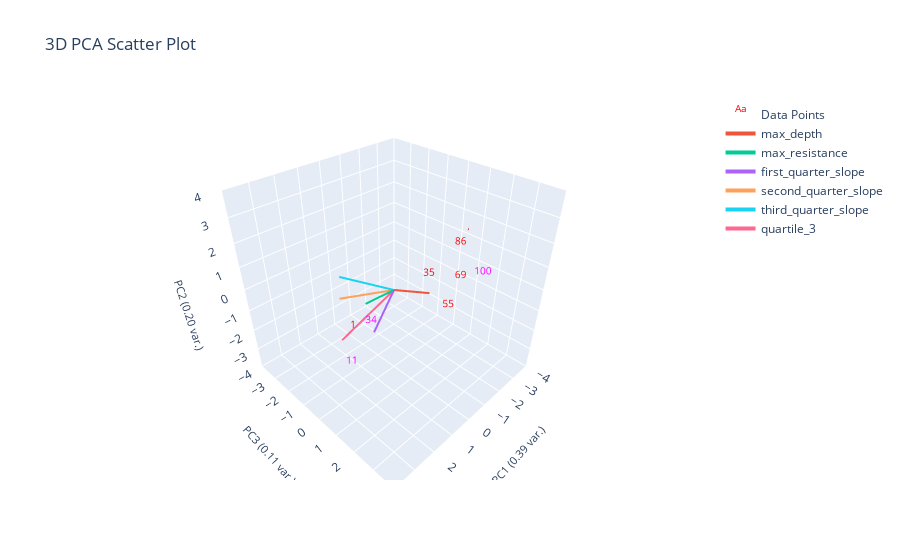
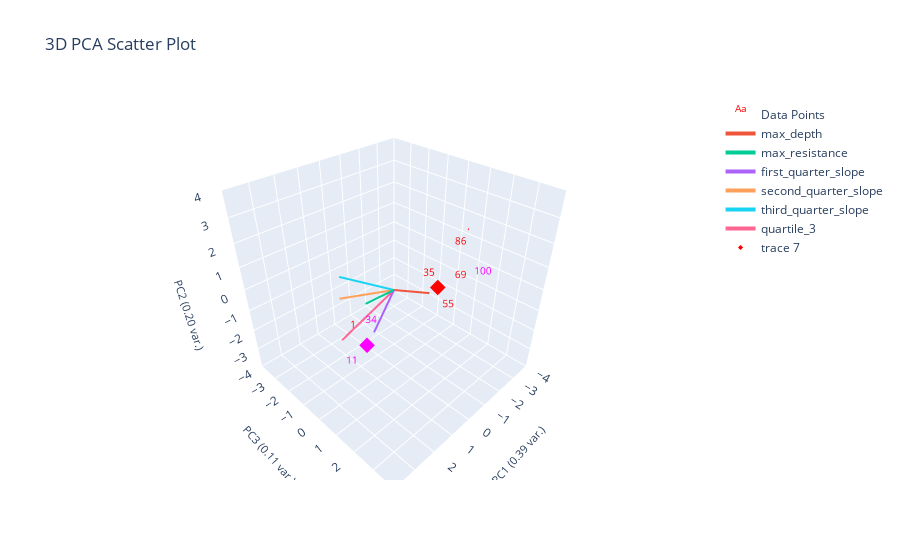
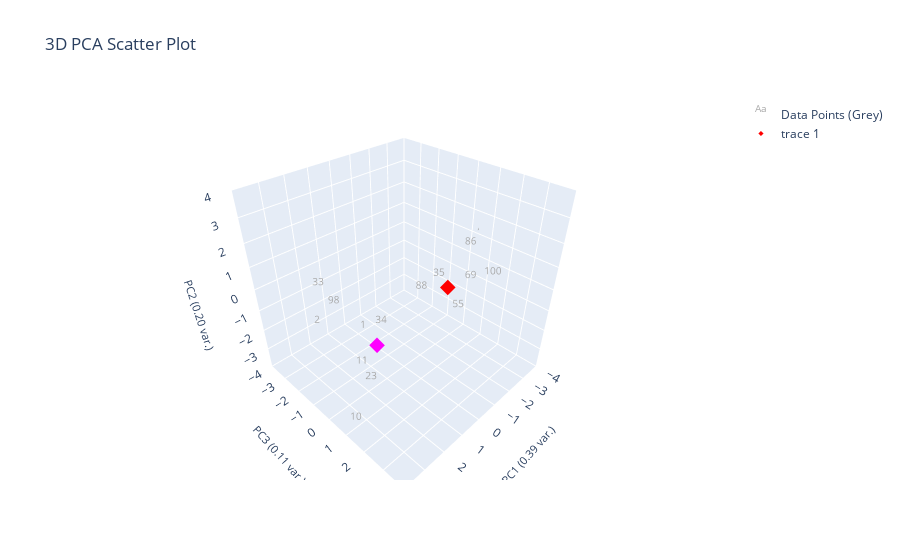
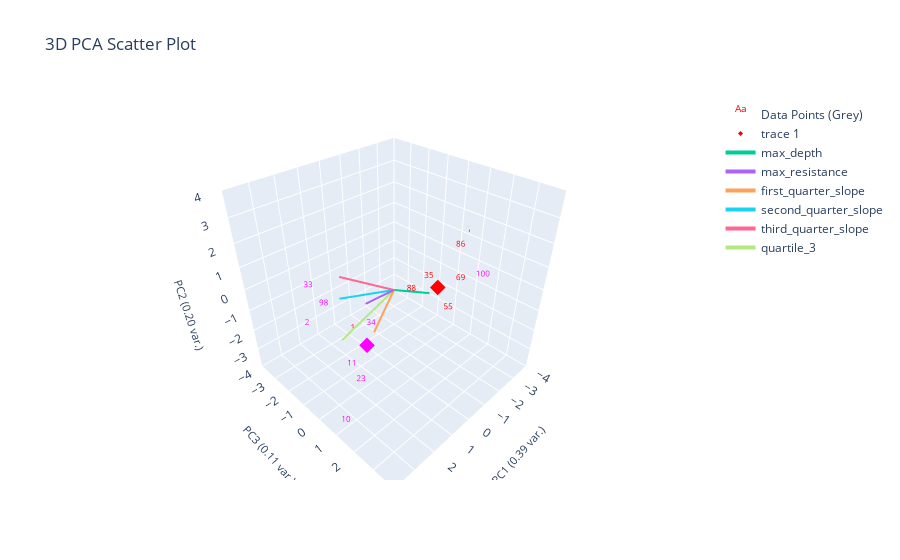

Here is the notebook cell these charts were saved with, in order:
### Markdown cell above
# Plot Pseudo Labeling Steps

### Code cell
plotting.plot_pseudo_labeling_steps(corrected_pseudo_labeled_data, corrected_pseudo_labeled_data[f'pseudo_{ylabel_name}_nums'], 3, graph_title="", ylabel_name=ylabel_name, centroids=label_centroids,
                specific_clusters=[0, 9])

### Figure 1 — Plotly figure (JSON) as saved in the notebook; plotly's stock layout.template omitted (floating-point values rounded to 4 significant figures)
{"data": [{"mode": "text", "name": "Data Points", "text": ["1", "11", "34", "35", "55", "68", "69", "74", "86", "100"], "textfont": {"color": ["red", "magenta", "magenta", "red", "red", "magenta", "red", "red", "red", "magenta"], "size": 10}, "type": "scatter3d", "x": [1.594, 2.552, 1.983, -1.179, -2.038, 6.444, -3.19, -3.905, -2.507, -0.6885], "y": [-0.7076, 0.3028, 0.8601, 0.7106, 1.114, 0.6449, 0.7823, 0.6043, 1.102, 3.388], "z": [-1.844, -2.377, -0.4084, -0.03902, -1.836, -0.03207, -1.108, 0.8429, 0.9612, 1.569]}, {"line": {"width": 4}, "mode": "lines+text", "name": "max_depth", "textposition": "top center", "type": "scatter3d", "x": [0, -2.329], "y": [0, -0.1887], "z": [0, -1.423]}, {"line": {"width": 4}, "mode": "lines+text", "name": "max_resistance", "textposition": "top center", "type": "scatter3d", "x": [0, 2.124], "y": [0, 0.7966], "z": [0, 0.9001]}, {"line": {"width": 4}, "mode": "lines+text", "name": "first_quarter_slope", "textposition": "top center", "type": "scatter3d", "x": [0, 2.36], "y": [0, 1.439], "z": [0, 0.2075]}, {"line": {"width": 4}, "mode": "lines+text", "name": "second_quarter_slope", "textposition": "top center", "type": "scatter3d", "x": [0, 2.385], "y": [0, -0.2479], "z": [0, 0.7026]}, {"line": {"width": 4}, "mode": "lines+text", "name": "third_quarter_slope", "textposition": "top center", "type": "scatter3d", "x": [0, 2.161], "y": [0, -0.4658], "z": [0, 1.391]}, {"line": {"width": 4}, "mode": "lines+text", "name": "quartile_3", "textposition": "top center", "type": "scatter3d", "x": [0, 2.539], "y": [0, -0.09912], "z": [0, -0.9878]}], "layout": {"autosize": true, "scene": {"aspectmode": "cube", "xaxis": {"range": [-4, 4], "title": {"font": {"size": 11}, "text": "PC1 (0.39 var.)"}}, "yaxis": {"range": [-4, 4], "title": {"font": {"size": 11}, "text": "PC3 (0.11 var.)"}}, "zaxis": {"range": [-4, 4], "title": {"font": {"size": 11}, "text": "PC2 (0.20 var.)"}}}, "title": {"text": "3D PCA Scatter Plot"}}}

### Figure 2 — Plotly figure (JSON) as saved in the notebook; plotly's stock layout.template omitted (floating-point values rounded to 4 significant figures)
{"data": [{"mode": "text", "name": "Data Points", "text": ["1", "11", "34", "35", "55", "68", "69", "74", "86", "100"], "textfont": {"color": ["red", "magenta", "magenta", "red", "red", "magenta", "red", "red", "red", "magenta"], "size": 10}, "type": "scatter3d", "x": [1.594, 2.552, 1.983, -1.179, -2.038, 6.444, -3.19, -3.905, -2.507, -0.6885], "y": [-0.7076, 0.3028, 0.8601, 0.7106, 1.114, 0.6449, 0.7823, 0.6043, 1.102, 3.388], "z": [-1.844, -2.377, -0.4084, -0.03902, -1.836, -0.03207, -1.108, 0.8429, 0.9612, 1.569]}, {"line": {"width": 4}, "mode": "lines+text", "name": "max_depth", "textposition": "top center", "type": "scatter3d", "x": [0, -2.329], "y": [0, -0.1887], "z": [0, -1.423]}, {"line": {"width": 4}, "mode": "lines+text", "name": "max_resistance", "textposition": "top center", "type": "scatter3d", "x": [0, 2.124], "y": [0, 0.7966], "z": [0, 0.9001]}, {"line": {"width": 4}, "mode": "lines+text", "name": "first_quarter_slope", "textposition": "top center", "type": "scatter3d", "x": [0, 2.36], "y": [0, 1.439], "z": [0, 0.2075]}, {"line": {"width": 4}, "mode": "lines+text", "name": "second_quarter_slope", "textposition": "top center", "type": "scatter3d", "x": [0, 2.385], "y": [0, -0.2479], "z": [0, 0.7026]}, {"line": {"width": 4}, "mode": "lines+text", "name": "third_quarter_slope", "textposition": "top center", "type": "scatter3d", "x": [0, 2.161], "y": [0, -0.4658], "z": [0, 1.391]}, {"line": {"width": 4}, "mode": "lines+text", "name": "quartile_3", "textposition": "top center", "type": "scatter3d", "x": [0, 2.539], "y": [0, -0.09912], "z": [0, -0.9878]}, {"marker": {"color": ["red", "magenta"], "size": 4, "symbol": "diamond"}, "mode": "markers", "type": "scatter3d", "x": [-1.871, 2.573], "y": [0.6009, 1.299], "z": [-0.5037, -0.312]}], "layout": {"autosize": true, "scene": {"aspectmode": "cube", "xaxis": {"range": [-4, 4], "title": {"font": {"size": 11}, "text": "PC1 (0.39 var.)"}}, "yaxis": {"range": [-4, 4], "title": {"font": {"size": 11}, "text": "PC3 (0.11 var.)"}}, "zaxis": {"range": [-4, 4], "title": {"font": {"size": 11}, "text": "PC2 (0.20 var.)"}}}, "title": {"text": "3D PCA Scatter Plot"}}}

### Figure 3 — Plotly figure (JSON) as saved in the notebook; plotly's stock layout.template omitted (floating-point values rounded to 4 significant figures)
{"data": [{"mode": "text", "name": "Data Points (Grey)", "text": ["1", "2", "6", "10", "11", "23", "33", "34", "35", "55", "68", "69", "74", "84", "86", "88", "98", "99", "100", "106"], "textfont": {"color": "darkgrey", "size": 10}, "type": "scatter3d", "x": [1.594, 3.97, 7.305, 3.834, 2.552, 2.259, 3.466, 1.983, -1.179, -2.038, 6.444, -3.19, -3.905, 4.176, -2.507, -1.404, 3.203, 4.447, -0.6885, 7.469], "y": [-0.7076, -0.02764, 0.4477, 1.429, 0.3028, 0.4611, -0.4754, 0.8601, 0.7106, 1.114, 0.6449, 0.7823, 0.6043, 0.3348, 1.102, -0.3818, -0.09281, 0.8264, 3.388, 0.8149], "z": [-1.844, 0.2656, -0.05865, -3.443, -2.377, -3.322, 1.286, -0.4084, -0.03902, -1.836, -0.03207, -1.108, 0.8429, 2.982, 0.9612, -1.337, 0.6071, -0.5039, 1.569, 4.073]}, {"marker": {"color": ["red", "magenta"], "size": 4, "symbol": "diamond"}, "mode": "markers", "type": "scatter3d", "x": [-1.871, 2.573], "y": [0.6009, 1.299], "z": [-0.5037, -0.312]}], "layout": {"autosize": true, "scene": {"aspectmode": "cube", "xaxis": {"range": [-4, 4], "title": {"font": {"size": 11}, "text": "PC1 (0.39 var.)"}}, "yaxis": {"range": [-4, 4], "title": {"font": {"size": 11}, "text": "PC3 (0.11 var.)"}}, "zaxis": {"range": [-4, 4], "title": {"font": {"size": 11}, "text": "PC2 (0.20 var.)"}}}, "title": {"text": "3D PCA Scatter Plot"}}}

### Figure 4 — Plotly figure (JSON) as saved in the notebook; plotly's stock layout.template omitted (floating-point values rounded to 4 significant figures)
{"data": [{"mode": "text", "name": "Data Points (Grey)", "text": ["1", "2", "6", "10", "11", "23", "33", "34", "35", "55", "68", "69", "74", "84", "86", "88", "98", "99", "100", "106"], "textfont": {"color": ["red", "magenta", "magenta", "magenta", "magenta", "magenta", "magenta", "magenta", "red", "red", "magenta", "red", "red", "magenta", "red", "red", "magenta", "magenta", "magenta", "magenta"], "size": 8}, "type": "scatter3d", "x": [1.594, 3.97, 7.305, 3.834, 2.552, 2.259, 3.466, 1.983, -1.179, -2.038, 6.444, -3.19, -3.905, 4.176, -2.507, -1.404, 3.203, 4.447, -0.6885, 7.469], "y": [-0.7076, -0.02764, 0.4477, 1.429, 0.3028, 0.4611, -0.4754, 0.8601, 0.7106, 1.114, 0.6449, 0.7823, 0.6043, 0.3348, 1.102, -0.3818, -0.09281, 0.8264, 3.388, 0.8149], "z": [-1.844, 0.2656, -0.05865, -3.443, -2.377, -3.322, 1.286, -0.4084, -0.03902, -1.836, -0.03207, -1.108, 0.8429, 2.982, 0.9612, -1.337, 0.6071, -0.5039, 1.569, 4.073]}, {"marker": {"color": ["red", "magenta"], "size": 4, "symbol": "diamond"}, "mode": "markers", "type": "scatter3d", "x": [-1.871, 2.573], "y": [0.6009, 1.299], "z": [-0.5037, -0.312]}, {"line": {"width": 4}, "mode": "lines+text", "name": "max_depth", "textposition": "top center", "type": "scatter3d", "x": [0, -2.329], "y": [0, -0.1887], "z": [0, -1.423]}, {"line": {"width": 4}, "mode": "lines+text", "name": "max_resistance", "textposition": "top center", "type": "scatter3d", "x": [0, 2.124], "y": [0, 0.7966], "z": [0, 0.9001]}, {"line": {"width": 4}, "mode": "lines+text", "name": "first_quarter_slope", "textposition": "top center", "type": "scatter3d", "x": [0, 2.36], "y": [0, 1.439], "z": [0, 0.2075]}, {"line": {"width": 4}, "mode": "lines+text", "name": "second_quarter_slope", "textposition": "top center", "type": "scatter3d", "x": [0, 2.385], "y": [0, -0.2479], "z": [0, 0.7026]}, {"line": {"width": 4}, "mode": "lines+text", "name": "third_quarter_slope", "textposition": "top center", "type": "scatter3d", "x": [0, 2.161], "y": [0, -0.4658], "z": [0, 1.391]}, {"line": {"width": 4}, "mode": "lines+text", "name": "quartile_3", "textposition": "top center", "type": "scatter3d", "x": [0, 2.539], "y": [0, -0.09912], "z": [0, -0.9878]}], "layout": {"autosize": true, "scene": {"aspectmode": "cube", "xaxis": {"range": [-4, 4], "title": {"font": {"size": 11}, "text": "PC1 (0.39 var.)"}}, "yaxis": {"range": [-4, 4], "title": {"font": {"size": 11}, "text": "PC3 (0.11 var.)"}}, "zaxis": {"range": [-4, 4], "title": {"font": {"size": 11}, "text": "PC2 (0.20 var.)"}}}, "title": {"text": "3D PCA Scatter Plot"}}}
